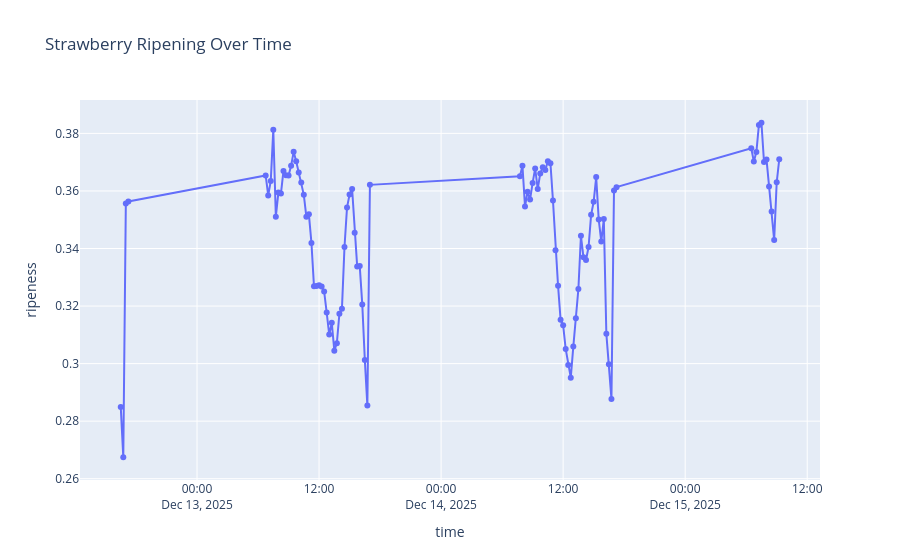

Notebook code for this chart:
### Code cell
import cv2
import numpy as np
import os
import pandas as pd
import plotly.express as px
from datetime import datetime

# Folder containing cropped strawberries
folder = r"F:\strwaberry images\back row upated with text\Cropped_Images\down_3\strawberry_cropped"

data = []

for file in os.listdir(folder):

    if not file.endswith(".jpg"):
        continue

    path = os.path.join(folder, file)

    img = cv2.imread(path)

    # Convert BGR → RGB
    img = cv2.cvtColor(img, cv2.COLOR_BGR2RGB)

    # Flatten pixels
    pixels = img.reshape(-1,3)

    # Mean RGB values
    mean_r = np.mean(pixels[:,0])
    mean_g = np.mean(pixels[:,1])
    mean_b = np.mean(pixels[:,2])

    # Ripeness index
    red_ratio = mean_r / (mean_r + mean_g + mean_b)

    # Extract timestamp
    name = file.replace(".jpg","")
    timestamp = name.split("_",1)[1]

    time = datetime.strptime(timestamp,"%Y-%m-%d_%H%M%S")

    data.append({
        "time": time,
        "R": mean_r,
        "G": mean_g,
        "B": mean_b,
        "ripeness": red_ratio,
        "image": path
    })

# Convert to dataframe
df = pd.DataFrame(data)

# Sort by time
df = df.sort_values("time")

# Plotly interactive graph
fig = px.scatter(
    df,
    x="time",
    y="ripeness",
    hover_data=["R","G","B","image"],
    title="Strawberry Ripening Over Time",
)

fig.update_traces(mode="lines+markers")

fig.show()
